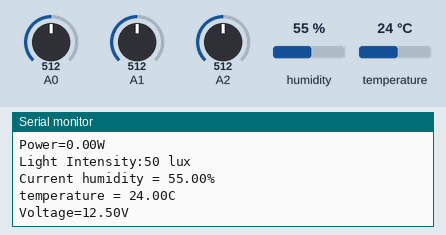
Simulated run of this sketch. Board: Arduino Uno, built with avr-gcc and run on an emulated ATmega328P. Parts: the last lines printed to the serial monitor. The test bench sets the inputs (shaded band); at power-on: humidity 55 %, A0 = 512, A1 = 512, A2 = 512, temperature 24 °C.

Above: at 6.8 s.
6.9 s: humidity set to 22 %
At 7.8 s:
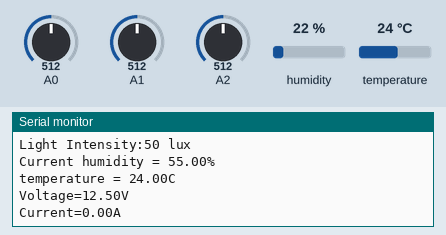
13.6 s: A0 set to 716
At 14.5 s:
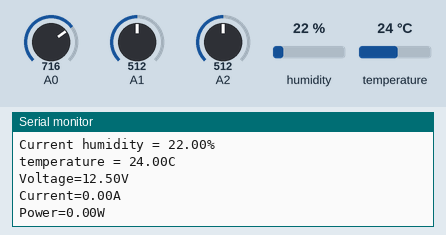
20.3 s: A1 set to 716
At 21.9 s:
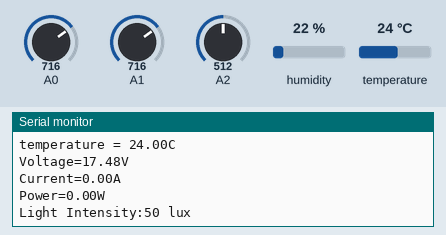
27.0 s: A2 set to 716
At 28.9 s:
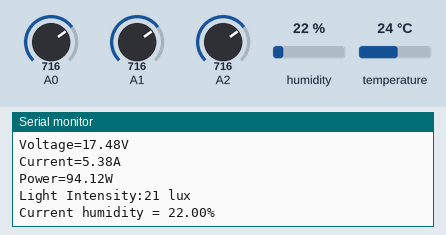
33.7 s: temperature set to 12 °C
At 35.6 s:
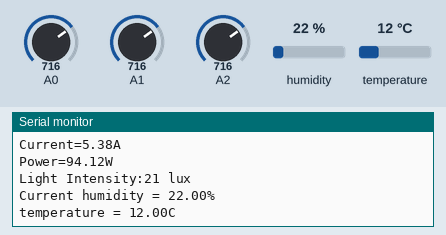
40.4 s: A0 set to 992
At 43.0 s:
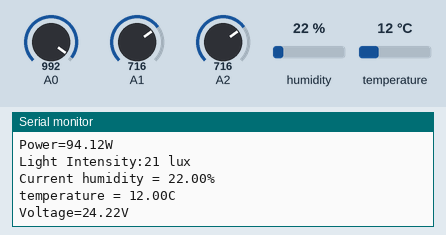
Timing chart, 0 to 44.5 s (numbered marks = the images above; inputs shaded):
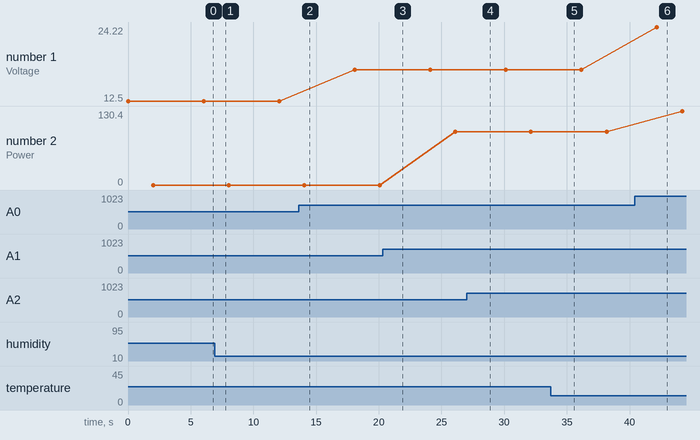

The sketch:

final_year_project_arduino_copy_20230327113954.ino
```cpp
int value=0;
float voltage ;
float R1= 30000.0;
float R2= 7500.0;
float power = 1.0;

double calcLightIntensity(int AnVal, int Resistor){

  double Vout= AnVal*0.0048828125;
  int lux=((2500/Vout-500)/Resistor);
  return lux;
  }
#include "dht.h"
#define dht_apin A3 // Analog Pin sensor is connected to

dht DHT;
void setup() {
  Serial.begin(9600); // put your setup code here, to run once:

}

void loop() {
value = analogRead(A0);
voltage= value*(5.0/1024)*((R1+R2)/R2);
Serial.print("Voltage=");
Serial.print(voltage);
Serial.println("V");
delay(1000);

int adc = analogRead(A1);
  float sensor = adc*5.0/1024.0;
  float current = (sensor-2.50)/0.185;
   if (current < 0.16){
    current = 0;
  }
   Serial.print ("Current=");
  Serial.print(current);
  Serial.println("A");
  delay(1000);
  // put your main code here, to run repeatedly:
 power = voltage*current;
 Serial.print("Power=");
 Serial.print(power);
 Serial.println("W");
 delay(1000);

  int analogVal = analogRead(A2);
   int Resistance= 10;

   Serial.print("Light Intensity:");
   Serial.print(int(calcLightIntensity(analogVal, Resistance )));
   Serial.println(" lux");
   delay(1000);

  DHT.read11(dht_apin);

    Serial.print("Current humidity = ");
    Serial.print(DHT.humidity);
    Serial.println("%  ");
    delay(1000);
    Serial.print("temperature = ");
    Serial.print(DHT.temperature);
    Serial.println("C ");
    delay(1000);
 }
```

Measured:
- after the input at 27.0 s, the serial monitor: prints a new line after 0.11 s (image 4)
- after the input at 33.7 s, the serial monitor: prints a new line after 1.5 s (image 5)
- after the input at 40.4 s, the serial monitor: prints a new line after 1.8 s (image 6)
- plotted number 1: 12.5 → 17.48 after the input at 13.6 s, 17.48 → 24.22 after the input at 40.4 s
- plotted number 2: 0 → 94.12 after the input at 20.3 s, 94.12 → 130.4 after the input at 40.4 s
